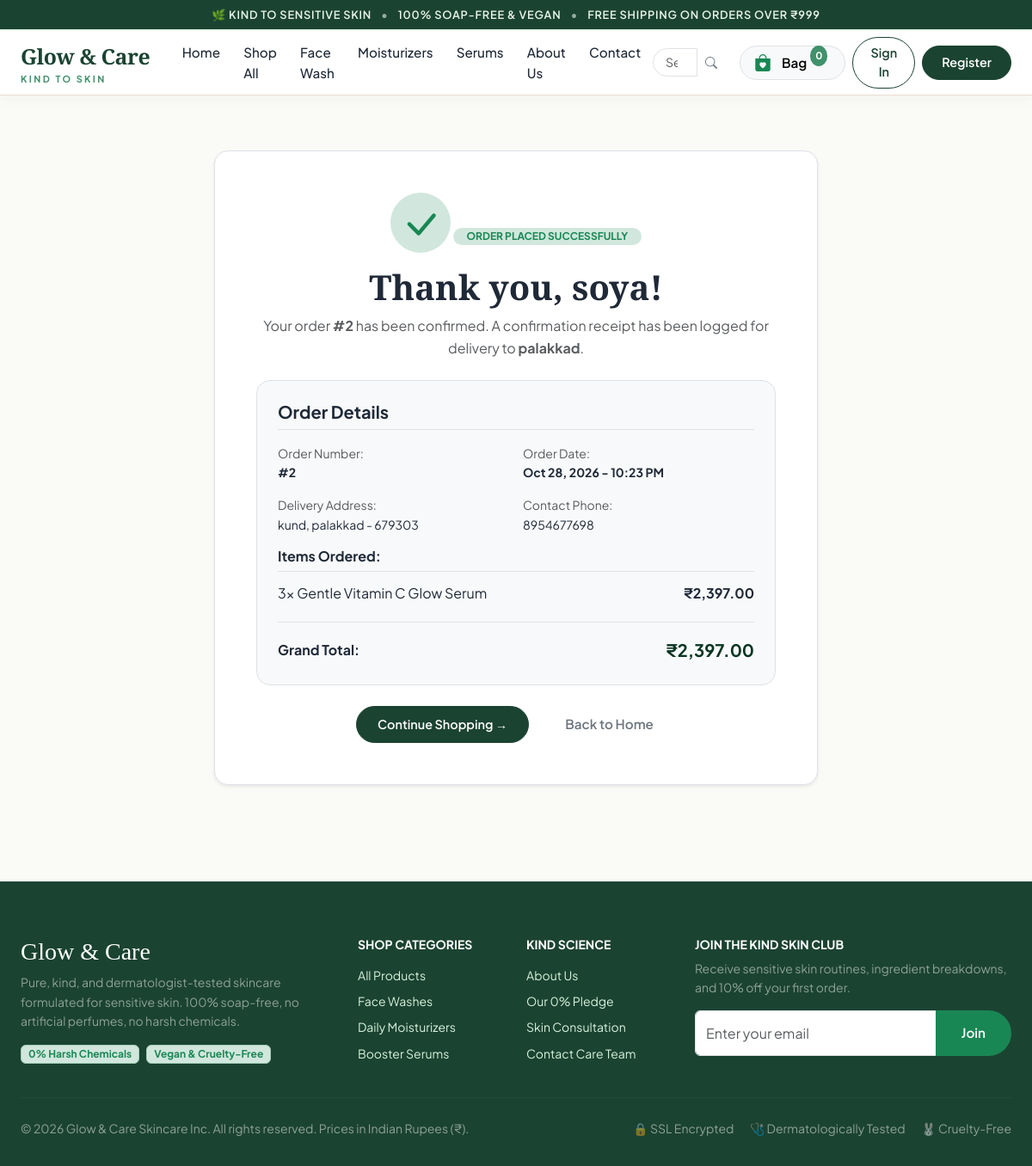
/order-success/2/, run on the app's committed database.
### simpleapp/models.py (models this page shows, shortened)
class Order(models.Model):
    STATUS_CHOICES = [
        ('Pending', 'Pending'),
        ('Confirmed', 'Confirmed'),
        ('Processing', 'Processing'),
        ('Shipped', 'Shipped'),
        ('Delivered', 'Delivered'),
        ('Cancelled', 'Cancelled'),
    ]
    order_number = models.CharField(max_length=50, unique=True, blank=True, null=True, help_text="Unique customer order number")
    user = models.ForeignKey(User, on_delete=models.SET_NULL, null=True, blank=True, related_name='orders')
    full_name = models.CharField(max_length=150)
    email = models.EmailField()
    phone = models.CharField(max_length=20)
    address = models.TextField()
    city = models.CharField(max_length=100)
    postal_code = models.CharField(max_length=20)
    total_amount = models.DecimalField(max_digits=10, decimal_places=2)
    status = models.CharField(max_length=20, choices=STATUS_CHOICES, default='Confirmed')
    created_at = models.DateTimeField(auto_now_add=True)
    class Meta:
        ordering = ['-created_at']
    def formatted_total(self):
        try:
            return f"₹{float(self.total_amount):,.2f}"
        except Exception:
            return f"₹{self.total_amount}"

class OrderItem(models.Model):
    order = models.ForeignKey(Order, on_delete=models.CASCADE, related_name='items')
    product = models.ForeignKey(Product, on_delete=models.PROTECT)
    price = models.DecimalField(max_digits=10, decimal_places=2)
    quantity = models.PositiveIntegerField(default=1)
    subtotal = models.DecimalField(max_digits=10, decimal_places=2, default=0.00)
    def formatted_subtotal(self):
        try:
            return f"₹{float(self.subtotal):,.2f}"
        except Exception:
            return f"₹{self.subtotal}"

class Product(models.Model):
    SKIN_TYPE_CHOICES = [
        ('all', 'All Skin Types'),
        ('sensitive', 'Sensitive Skin'),
        ('dry', 'Dry & Dehydrated'),
        ('oily', 'Oily & Acne Prone'),
        ('combination', 'Combination Skin'),
    ]
    name = models.CharField(max_length=200)
    category = models.ForeignKey(Category, on_delete=models.CASCADE, related_name='products')
    description = models.TextField()
    ingredients = models.TextField(blank=True, help_text="e.g. Pro-Vitamin B5, Triple Purified Water")
    skin_type = models.CharField(max_length=50, choices=SKIN_TYPE_CHOICES, default='sensitive')
    badge = models.CharField(max_length=50, blank=True, help_text="e.g. Bestseller, Soap-Free, Barrier Boost")
    price = models.DecimalField(max_digits=10, decimal_places=2, help_text="Price in INR (₹)")
    original_price = models.DecimalField(max_digits=10, decimal_places=2, null=True, blank=True, help_text="MSRP/Original Price in INR")
    image = models.ImageField(upload_to='products/', blank=True, null=True)
    image_url = models.URLField(max_length=500, blank=True, help_text="CDN or external image URL")
    stock = models.PositiveIntegerField(default=25)
    rating = models.DecimalField(max_digits=3, decimal_places=1, default=4.9)
    review_count = models.PositiveIntegerField(default=150)
    created_at = models.DateTimeField(auto_now_add=True)
    updated_at = models.DateTimeField(auto_now=True)
    class Meta:
        ordering = ['-created_at']

### simpleapp/views.py (the view)
# urls.py: path('order-success/<str:order_id>/', views.order_success_view, name='order_success'),
def order_success_view(request, order_id):
    try:
        if str(order_id).isdigit():
            order = get_object_or_404(Order, id=int(order_id))
        else:
            order = get_object_or_404(Order, order_number=str(order_id))
    except Exception:
        order = get_object_or_404(Order, pk=order_id)
    return render(request, 'order_success.html', {'order': order})

### simpleapp/context_processors.py (called while the page is built, shortened)
def cart_context(request):
    cart = request.session.get('cart', {})
    cart_total_items = 0
    cart_subtotal = Decimal('0.00')
    categories = Category.objects.all()
    return {
        'cart_count': cart_total_items,
        'cart_subtotal_global': cart_subtotal,
        'nav_categories': categories,
    }

### templates/order_success.html (shortened to what this page needs)
{% extends 'base.html' %}
{% load static %}
{% block content %}
<section class="py-5">
  <div class="container" style="max-width: 750px;">
    <div class="bg-white p-4 p-md-5 rounded-4 border shadow-sm text-center">
      <div class="rounded-circle bg-success-subtle text-success d-inline-flex align-items-center justify-content-center mb-3" style="width: 70px; height: 70px;">
        <i class="bi bi-check-lg display-5"></i>
      </div>
      <span class="badge bg-success-subtle text-success text-uppercase fw-bold px-3 py-1 rounded-pill mb-2">
        Order Placed Successfully
      </span>
      <h1 class="brand-font display-6 fw-bold mb-2">Thank you, {{ order.full_name }}!</h1>
      <p class="text-muted">
        Your order <strong>#{{ order.id }}</strong> has been confirmed. A confirmation receipt has been logged for delivery to <strong>{{ order.city }}</strong>.
      </p>
      <div class="p-4 bg-light rounded-4 border my-4 text-start">
        <h5 class="fw-bold mb-3 pb-2 border-bottom">Order Details</h5>
        <div class="row g-3 small mb-3">
          <div class="col-sm-6">
            <span class="text-muted d-block">Order Number:</span>
            <strong>#{{ order.id }}</strong>
          </div>
          <div class="col-sm-6">
            <span class="text-muted d-block">Order Date:</span>
            <strong>{{ order.created_at|date:"M d, Y - h:i A" }}</strong>
          </div>
          <div class="col-sm-6">
            <span class="text-muted d-block">Delivery Address:</span>
            <span>{{ order.address }}, {{ order.city }} - {{ order.postal_code }}</span>
          </div>
          <div class="col-sm-6">
            <span class="text-muted d-block">Contact Phone:</span>
            <span>{{ order.phone }}</span>
          </div>
        </div>
        <h6 class="fw-bold mb-2">Items Ordered:</h6>
        <div class="border-top pt-2">
          {% for item in order.items.all %}
            <div class="d-flex justify-content-between align-items-center py-1">
              <span>{{ item.quantity }}x {{ item.product.name }}</span>
              <span class="fw-bold">{{ item.formatted_subtotal }}</span>
            </div>
          {% endfor %}
        </div>
        <div class="d-flex justify-content-between align-items-center pt-3 border-top mt-3">
          <span class="fw-bold fs-6">Grand Total:</span>
          <span class="fw-bold fs-5 text-success-emphasis">{{ order.formatted_total }}</span>
        </div>
      </div>
      <div class="d-flex justify-content-center gap-3">
        <a href="{% url 'shop' %}" class="btn btn-glow-primary px-4 py-2">
          Continue Shopping &rarr;
        </a>
        <a href="{% url 'home' %}" class="btn btn-outline-secondary px-4 py-2">
          Back to Home
        </a>
      </div>
    </div>
  </div>
</section>
{% endblock %}

### static/css/style.css (style rules this page uses)
:root { --color-white: #ffffff; --color-offwhite: #fafaf7; --color-mint-light: #e8f5e9; --color-mint-soft: #d8f3dc; --color-mint-medium: #b7e4c7; --color-mint-accent: #40916c; --color-green-dark: #1b4332; --color-green-deep: #081c15; --color-beige-light: #fbf9f5; --color-beige-warm: #f4ede4; --color-beige-border: #e8ded2; --color-text-main: #1f2937; --color-text-muted: #5f6c7b; --color-text-light: #8c9ba5; --color-border: #e6ebed; --color-border-light: #f0f4f5; --font-sans: 'Plus Jakarta Sans', -apple-system, BlinkMacSystemFont, 'Segoe UI', Roboto, sans-serif; --font-serif: 'Playfair Display', Georgia, serif; --shadow-xs: 0 1px 3px rgba(15, 23, 42, 0.05); --shadow-sm: 0 4px 10px rgba(27, 67, 50, 0.05); --shadow-md: 0 8px 24px rgba(27, 67, 50, 0.08); --shadow-lg: 0 16px 36px rgba(27, 67, 50, 0.12); --radius-xs: 4px; --radius-sm: 8px; --radius-md: 14px; --radius-lg: 24px; --radius-full: 9999px; --transition-fast: all 0.2s ease; --transition: all 0.3s cubic-bezier(0.25, 0.8, 0.25, 1); --transition-slow: all 0.5s cubic-bezier(0.25, 0.8, 0.25, 1); }
*, *::before, *::after { box-sizing: border-box; margin: 0; padding: 0; }
html { scroll-behavior: smooth; font-size: 16px; }
body { font-family: var(--font-sans); color: var(--color-text-main); background-color: var(--color-white); line-height: 1.6; -webkit-font-smoothing: antialiased; -moz-osx-font-smoothing: grayscale; }
a { color: inherit; text-decoration: none; transition: var(--transition-fast); }
.container { width: 100%; max-width: 1240px; margin-left: auto; margin-right: auto; padding-left: 24px; padding-right: 24px; }
.btn { display: inline-flex; align-items: center; justify-content: center; gap: 8px; padding: 13px 28px; font-size: 0.95rem; font-weight: 600; border-radius: var(--radius-full); cursor: pointer; border: 2px solid transparent; transition: var(--transition); text-align: center; }

### templates/base.html (style rules this page uses)
:root { --bs-primary: #1b4332; --bs-primary-rgb: 27, 67, 50; --bs-success: #40916c; --bs-body-font-family: 'Plus Jakarta Sans', sans-serif; }
body { font-family: 'Plus Jakarta Sans', sans-serif; color: #1f2937; background-color: #fafaf7; }
.brand-font { font-family: 'Playfair Display', Georgia, serif; }
.btn-glow-primary { background-color: #1b4332; color: #ffffff !important; border: 1px solid #1b4332; border-radius: 9999px; padding: 8px 22px; font-weight: 600; font-size: 0.9rem; transition: all 0.25s ease; }

### data on the page
Order: full_name "soya", id "2", city "palakkad", created_at "Oct 28, 2026 - 10:23 PM", address "kund", postal_code "679303", phone "8954677698", formatted_total "₹2,397.00"
OrderItem: quantity "3", product.name "Gentle Vitamin C Glow Serum", formatted_subtotal "₹2,397.00"

### other printed values
{{ cart_count }} "0"
